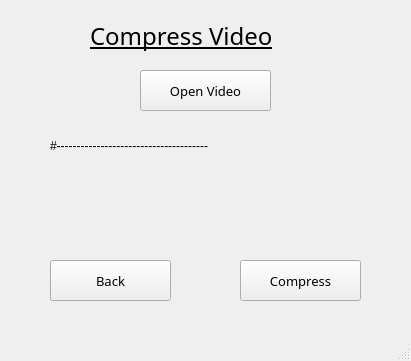
<?xml version="1.0" encoding="UTF-8"?>
<ui version="4.0">
 <class>CompressFilm</class>
 <widget class="QMainWindow" name="CompressFilm">
  <property name="geometry">
   <rect>
    <x>0</x>
    <y>0</y>
    <width>411</width>
    <height>361</height>
   </rect>
  </property>
  <property name="font">
   <font>
    <family>MS Shell Dlg 2</family>
   </font>
  </property>
  <property name="windowTitle">
   <string>MainWindow</string>
  </property>
  <widget class="QWidget" name="centralwidget">
   <widget class="QPushButton" name="BackButton">
    <property name="geometry">
     <rect>
      <x>50</x>
      <y>260</y>
      <width>121</width>
      <height>41</height>
     </rect>
    </property>
    <property name="font">
     <font>
      <family>MS Reference Sans Serif</family>
      <pointsize>10</pointsize>
     </font>
    </property>
    <property name="text">
     <string>Back</string>
    </property>
   </widget>
   <widget class="QLabel" name="CompressVideoLabel">
    <property name="geometry">
     <rect>
      <x>90</x>
      <y>20</y>
      <width>241</width>
      <height>31</height>
     </rect>
    </property>
    <property name="font">
     <font>
      <family>FRIZON</family>
      <pointsize>18</pointsize>
      <weight>50</weight>
      <bold>false</bold>
      <underline>true</underline>
      <strikeout>false</strikeout>
      <stylestrategy>PreferDefault</stylestrategy>
      <kerning>true</kerning>
     </font>
    </property>
    <property name="text">
     <string>Compress Video</string>
    </property>
   </widget>
   <widget class="QPushButton" name="CompressButton">
    <property name="geometry">
     <rect>
      <x>240</x>
      <y>260</y>
      <width>121</width>
      <height>41</height>
     </rect>
    </property>
    <property name="font">
     <font>
      <family>MS Reference Sans Serif</family>
      <pointsize>10</pointsize>
     </font>
    </property>
    <property name="text">
     <string>Compress</string>
    </property>
   </widget>
   <widget class="QLabel" name="VideoStatusLabel">
    <property name="geometry">
     <rect>
      <x>50</x>
      <y>130</y>
      <width>311</width>
      <height>31</height>
     </rect>
    </property>
    <property name="text">
     <string>#--------------------------------------</string>
    </property>
   </widget>
   <widget class="QPushButton" name="OpenVideoButton">
    <property name="geometry">
     <rect>
      <x>140</x>
      <y>70</y>
      <width>131</width>
      <height>41</height>
     </rect>
    </property>
    <property name="font">
     <font>
      <family>MS Reference Sans Serif</family>
      <pointsize>10</pointsize>
     </font>
    </property>
    <property name="text">
     <string>Open Video</string>
    </property>
   </widget>
  </widget>
  <widget class="QMenuBar" name="menubar">
   <property name="geometry">
    <rect>
     <x>0</x>
     <y>0</y>
     <width>411</width>
     <height>21</height>
    </rect>
   </property>
  </widget>
  <widget class="QStatusBar" name="statusbar"/>
  <action name="Me_Fi_Exit">
   <property name="text">
    <string>Exit</string>
   </property>
   <property name="shortcut">
    <string>Ctrl+X</string>
   </property>
  </action>
  <action name="Me_Ed_Pic">
   <property name="text">
    <string>Pic</string>
   </property>
   <property name="shortcut">
    <string>Ctrl+P</string>
   </property>
  </action>
  <action name="Me_Ed_Film">
   <property name="text">
    <string>Video</string>
   </property>
   <property name="shortcut">
    <string>Ctrl+F</string>
   </property>
  </action>
  <action name="Me_Dis_Pic">
   <property name="text">
    <string>Pic</string>
   </property>
   <property name="shortcut">
    <string>Alt+P</string>
   </property>
  </action>
  <action name="Me_Dis_Film">
   <property name="text">
    <string>Video</string>
   </property>
   <property name="shortcut">
    <string>Alt+F</string>
   </property>
  </action>
  <action name="actionFont">
   <property name="text">
    <string>Font</string>
   </property>
  </action>
 </widget>
 <resources/>
 <connections/>
</ui>
